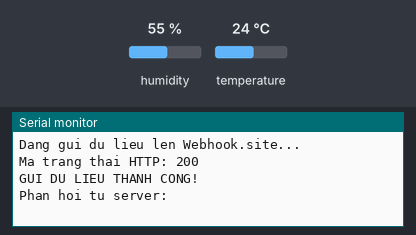
Bench run of a program on a simulated ESP32. Shown: the last lines printed to the serial monitor. The test bench sets the inputs (shaded band); at power-on: humidity 55 %, temperature 24 °C. WiFi joins after 1.5 s; servers stay silent unless stated; uploads are accepted with an empty reply.

Above: at 2.7 s.
2.8 s: humidity set to 22 %
At 11.68 s:
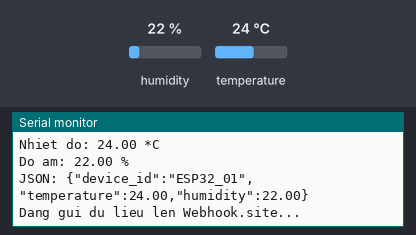
12.8 s: temperature set to 12 °C
At 21.68 s:
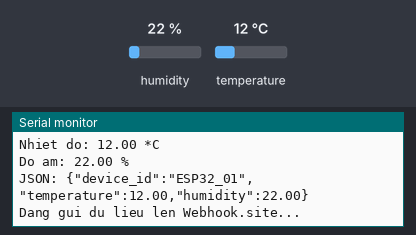
22.8 s: humidity set to 40 %
At 31.68 s:
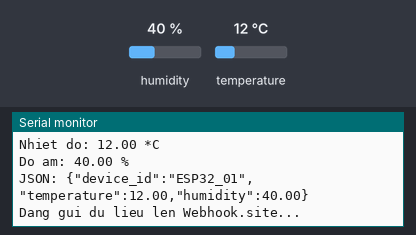
Timing chart, 0 to 33.2 s (numbered marks = the images above; inputs shaded):
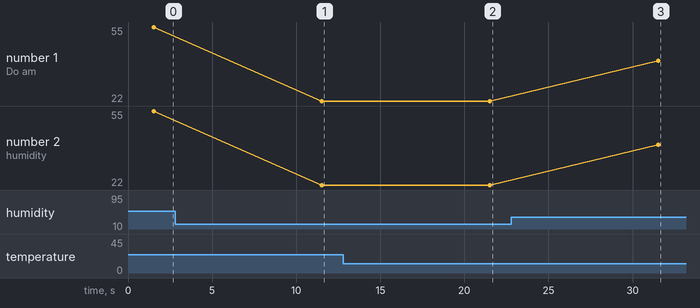

Measured:
- after the input at 2.8 s, the serial monitor: prints a new line after 8.7 s (image 1)
- after the input at 12.8 s, the serial monitor: prints a new line after 8.7 s (image 2)
- after the input at 22.8 s, the serial monitor: prints a new line after 8.7 s (image 3)
- plotted number 1: 22 → 40 after the input at 22.8 s
- plotted number 2: 22 → 40 after the input at 22.8 s

The program:

main.cpp
```cpp
#include <Arduino.h>
#include <WiFi.h>
#include <WiFiClientSecure.h>
#include <HTTPClient.h>
#include <DHT.h>

// Cau hinh cam bien DHT22
#define DHTPIN 15
#define DHTTYPE DHT22

DHT dht(DHTPIN, DHTTYPE);

// WiFi cua Wokwi
const char* ssid = "Wokwi-GUEST";
const char* password = "";

// URL Webhook.site
const char* serverURL =
    "https://webhook.site/d98c9e4f-0f67-42d5-9291-f06191cafe77";

// Thoi gian gui du lieu
unsigned long previousMillis = 0;
const unsigned long interval = 10000;

// Ham ket noi WiFi
void connectWiFi() {

    if (WiFi.status() == WL_CONNECTED) {
        return;
    }

    Serial.println("Dang ket noi WiFi...");

    WiFi.begin(ssid, password);

    while (WiFi.status() != WL_CONNECTED) {
        delay(500);
        Serial.print(".");
    }

    Serial.println();
    Serial.println("Ket noi WiFi thanh cong!");

    Serial.print("Dia chi IP: ");
    Serial.println(WiFi.localIP());
}

// Ham doc cam bien va gui du lieu
void sendSensorData() {

    // Kiem tra ket noi WiFi
    if (WiFi.status() != WL_CONNECTED) {
        connectWiFi();
    }

    // Doc du lieu DHT22
    float temperature = dht.readTemperature();
    float humidity = dht.readHumidity();

    // Kiem tra loi cam bien
    if (isnan(temperature) || isnan(humidity)) {
        Serial.println("LOI: Khong doc duoc DHT22!");
        return;
    }

    // Hien thi du lieu cam bien
    Serial.println();
    Serial.println("-----------------------------");
    Serial.println("DU LIEU CAM BIEN DHT22");

    Serial.print("Nhiet do: ");
    Serial.print(temperature);
    Serial.println(" *C");

    Serial.print("Do am: ");
    Serial.print(humidity);
    Serial.println(" %");

    // Tao du lieu JSON
    String jsonData = "{";
    jsonData += "\"device_id\":\"ESP32_01\",";
    jsonData += "\"temperature\":" + String(temperature, 2) + ",";
    jsonData += "\"humidity\":" + String(humidity, 2);
    jsonData += "}";

    Serial.print("JSON: ");
    Serial.println(jsonData);

    // Tao ket noi HTTPS
    WiFiClientSecure client;

    // Bo qua kiem tra chung chi HTTPS
    // Chi su dung de thu nghiem tren Wokwi
    client.setInsecure();

    HTTPClient http;

    // Ket noi den Webhook.site
    if (!http.begin(client, serverURL)) {
        Serial.println("LOI: Khong khoi tao duoc HTTP!");
        return;
    }

    // Thiet lap Header JSON
    http.addHeader("Content-Type", "application/json");

    // Gioi han thoi gian cho phan hoi
    http.setTimeout(10000);

    Serial.println("Dang gui du lieu len Webhook.site...");

    // Gui HTTP POST
    int httpCode = http.POST(jsonData);

    // Kiem tra ket qua
    if (httpCode > 0) {

        Serial.print("Ma trang thai HTTP: ");
        Serial.println(httpCode);

        if (httpCode == 200) {
            Serial.println("GUI DU LIEU THANH CONG!");
        } else {
            Serial.println("Server tra ve ma trang thai khac 200.");
        }

        Serial.print("Phan hoi tu server: ");
        Serial.println(http.getString());

    } else {

        Serial.print("LOI GUI DU LIEU: ");
        Serial.println(http.errorToString(httpCode));
    }

    // Dong ket noi HTTP
    http.end();
}

// Ham khoi tao
void setup() {

    Serial.begin(115200);

    Serial.println();
    Serial.println("-----------------------------");
    Serial.println("NGUYEN THI PHUONG NHUNG - 2033240244");
    Serial.println("BAI 8 - ESP32 GUI DU LIEU CAM BIEN");
    Serial.println("-----------------------------");

    // Khoi tao cam bien
    dht.begin();

    // Ket noi WiFi
    connectWiFi();

    Serial.println("He thong da san sang!");
}

// Ham chay lien tuc
void loop() {

    unsigned long currentMillis = millis();

    // Gui du lieu lan dau va lap lai moi 10 giay
    if (previousMillis == 0 ||
        currentMillis - previousMillis >= interval) {

        previousMillis = currentMillis;

        sendSensorData();
    }
}
```
